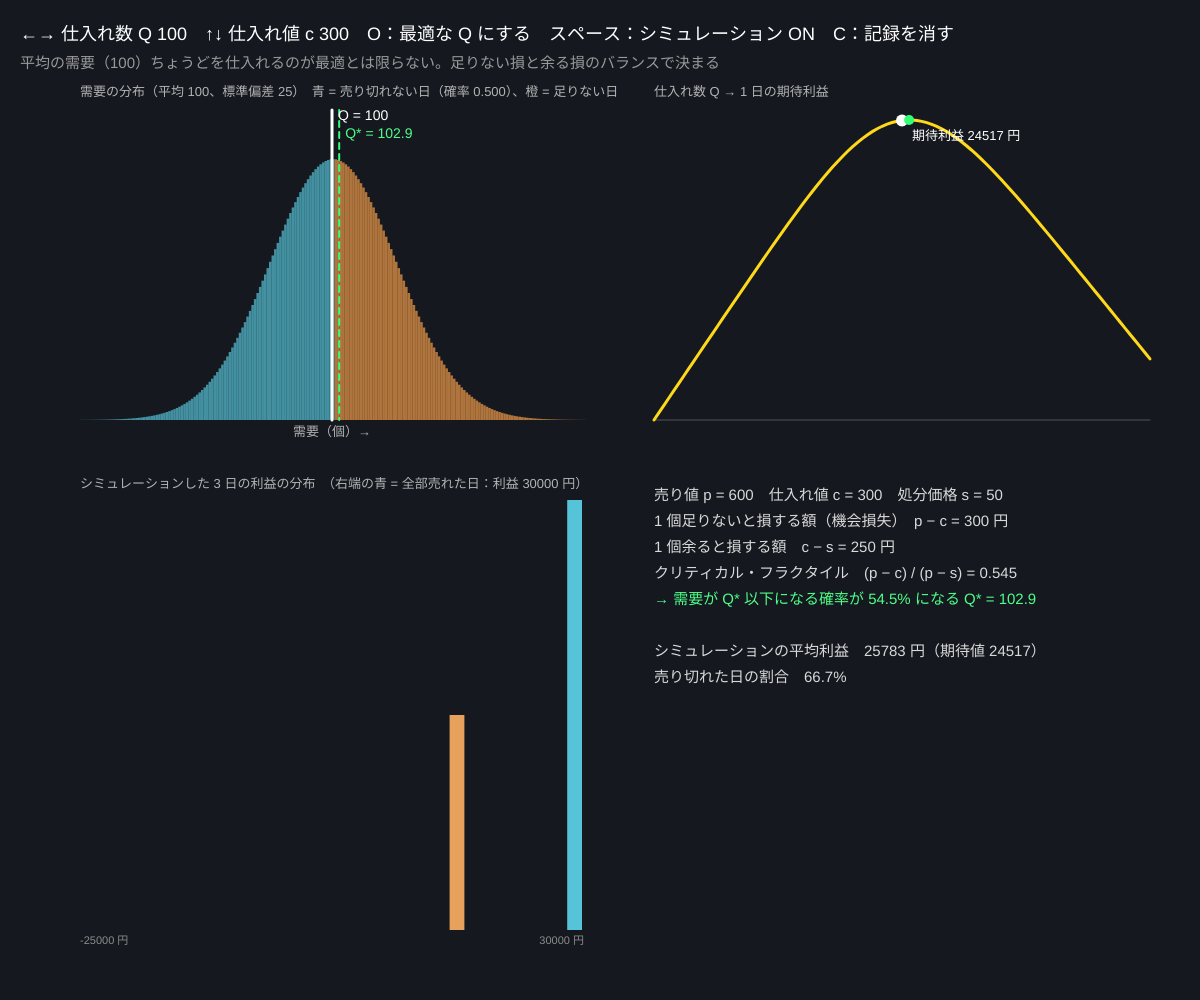
Frame 1 (no input)
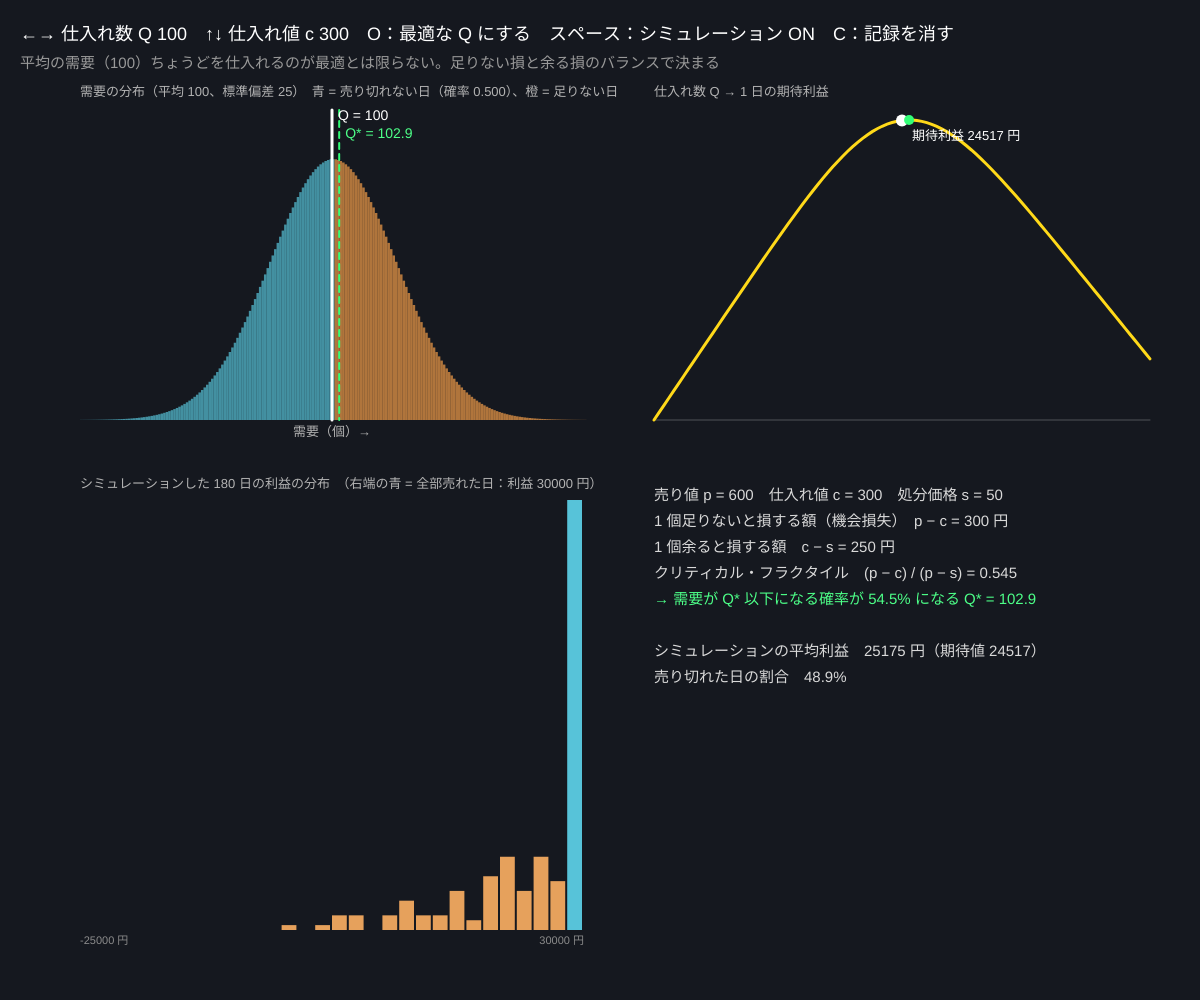
Frame 60 (no input)
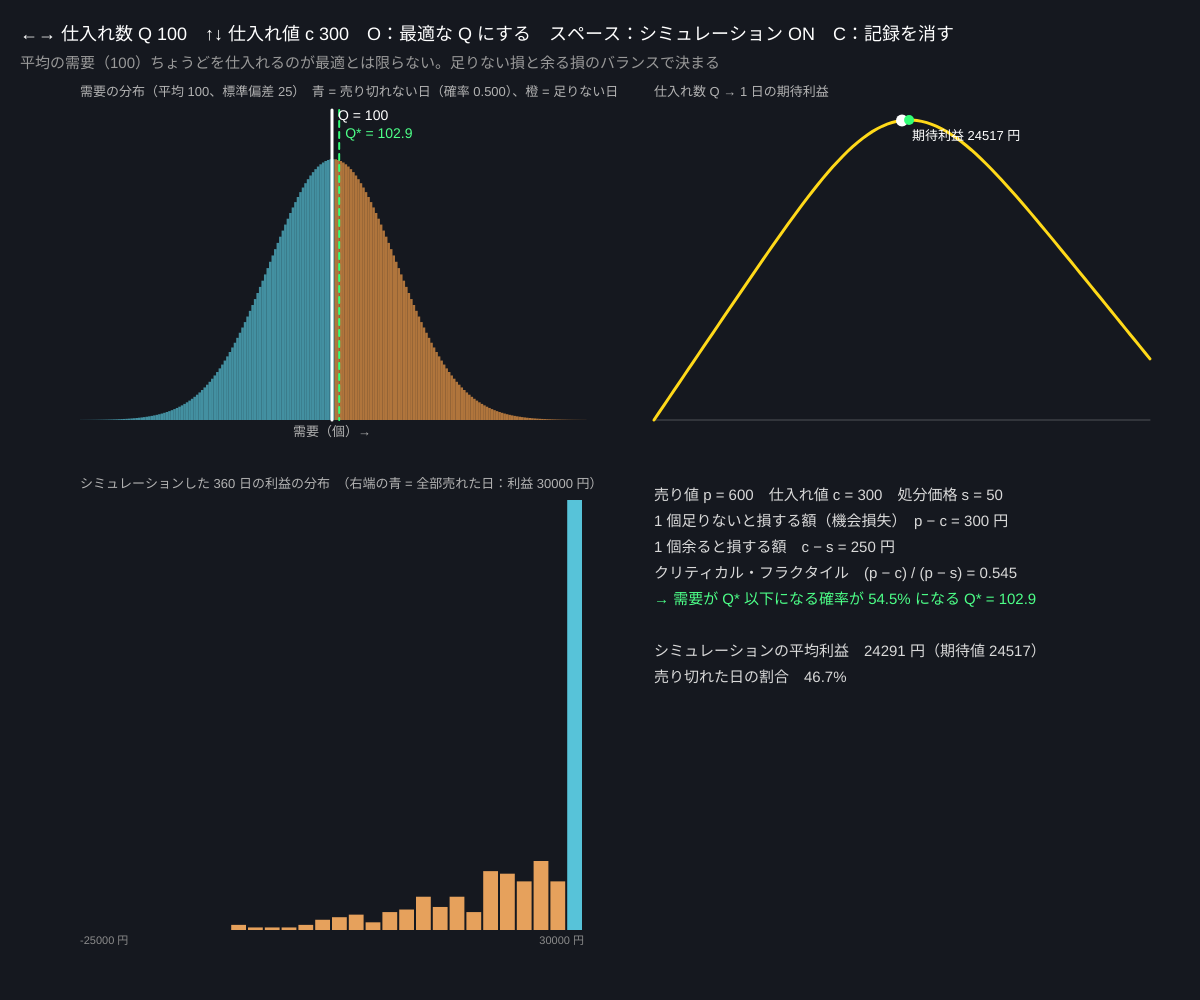
Frame 120 (the mouse pressed at the canvas centre since frame 60)

The p5.js sketch that drew these frames (run headless with seeded random() and noise() and a simulated clock; from frame 60 on, the mouse is pressed at the canvas centre):

// p5.js sketch
// ── sketch.js
// ============================================
// 07 新聞売り子問題 ─ 不確かな需要と発注量
// 明日の弁当を何個仕入れる？ 売れ残りは捨て値、足りなければ売りそこね。需要は毎日ランダム
//   最適な Q は「需要が Q 以下である確率 = (p − c) / (p − s)」を満たす点（クリティカル・フラクタイル）
// ←→ = 仕入れ数 Q / ↑↓ = 仕入れ値 c / O = 最適な Q / スペース = 毎日のシミュレーション ON/OFF / C = 記録を消す
// ============================================

let price = 600;                       // ★ 売り値 p（円）
let cost = 300;                        // ★ 仕入れ値 c（円）
let salvage = 50;                      // ★ 売れ残りの処分価格 s（円）
let mu = 100, sigma = 25;              // ★ 需要の平均と標準偏差（正規分布）
let Q = 100;
let running = true;
let dayLog = [], profitLog = [];       // シミュレーション：需要と利益の記録

function setup() {
  createCanvas(windowWidth, windowHeight);
  colorMode(HSB, 360, 100, 100, 100);
}

function profitOf(q, d) { let sold = min(q, d); return price * sold + salvage * max(0, q - d) - cost * q; }
// ★ 期待利益：需要 d ごとの利益 × その確率 を足す
function expectedProfit(q) {
  let s = 0, tot = 0;
  for (let d = 0; d <= mu + 5 * sigma; d++) { let pr = normPdf(d, mu, sigma); s += pr * profitOf(q, d); tot += pr; }
  return s / tot;
}
function criticalFractile() { return (price - cost) / (price - salvage); }
function optimalQ() { return mu + sigma * invNorm(criticalFractile()); }

function draw() {
  background(225, 30, 12);
  if (running) for (let k = 0; k < 3; k++) {
    let d = max(0, round(mu + sigma * randomGaussian()));
    dayLog.push(d); profitLog.push(profitOf(Q, d));
    if (dayLog.length > 3000) { dayLog.shift(); profitLog.shift(); }
  }
  let cf = criticalFractile(), qOpt = optimalQ();

  // 左上：需要の分布と Q
  let ax = 80, ay = 120, aw = width * 0.42, ah = height * 0.3;
  let dMax = mu + 4 * sigma, pMax = normPdf(mu, mu, sigma) * 1.15;
  let X = d => ax + d / dMax * aw, Y = p => ay + ah - p / pMax * ah;
  noStroke();
  for (let d = 0; d <= dMax; d++) {
    fill(d <= Q ? color(190, 60, 85, 70) : color(30, 70, 95, 70));
    rect(X(d), Y(normPdf(d, mu, sigma)), aw / dMax, ay + ah - Y(normPdf(d, mu, sigma)));
  }
  stroke(0, 0, 100); strokeWeight(3); line(X(Q), ay - 10, X(Q), ay + ah);
  stroke(140, 80, 100); strokeWeight(2); drawingContext.setLineDash([6, 5]); line(X(qOpt), ay - 10, X(qOpt), ay + ah); drawingContext.setLineDash([]);
  noStroke(); fill(0, 0, 100); textSize(14); text('Q = ' + Q, X(Q) + 6, ay);
  fill(140, 70, 100); text('Q* = ' + nf(qOpt, 1, 1), X(qOpt) + 6, ay + 18);
  fill(0, 0, 70); textSize(13);
  text('需要の分布（平均 ' + mu + '、標準偏差 ' + sigma + '）　青 = 売り切れない日（確率 ' + nf(normCdf(Q, mu, sigma), 1, 3) + '）、橙 = 足りない日', ax, ay - 24);
  textAlign(CENTER, TOP); text('需要（個）→', ax + aw / 2, ay + ah + 6); textAlign(LEFT, BASELINE);

  // 右上：期待利益の曲線
  let bx = ax + aw + 70, bw = width - bx - 50;
  let qs = [], eMax = -Infinity, eMin = Infinity;
  for (let q = 0; q <= dMax; q += 2) { let e = expectedProfit(q); qs.push([q, e]); eMax = max(eMax, e); eMin = min(eMin, e); }
  eMin = min(eMin, 0);
  let BX = q => bx + q / dMax * bw, BY = e => ay + ah - (e - eMin) / (eMax - eMin) * ah;
  stroke(0, 0, 100, 25); strokeWeight(1); line(bx, BY(0), bx + bw, BY(0));
  noFill(); stroke(50, 90, 100); strokeWeight(3);
  beginShape(); for (let [q, e] of qs) vertex(BX(q), BY(e)); endShape();
  let eq = expectedProfit(Q);
  noStroke(); fill(0, 0, 100); circle(BX(Q), BY(eq), 12);
  fill(140, 80, 100); circle(BX(qOpt), BY(expectedProfit(qOpt)), 10);
  fill(0, 0, 70); textSize(13); text('仕入れ数 Q → 1 日の期待利益', bx, ay - 24);
  fill(0, 0, 100); text('期待利益 ' + nf(eq, 1, 0) + ' 円', BX(Q) + 10, BY(eq) + 20);

  // 下左：シミュレーションの利益のヒストグラム
  let hx = 80, hy = ay + ah + 80, hw = width * 0.42, hh = height - hy - 70;
  let lo = profitOf(Q, 0), hi = profitOf(Q, Q), nb = 30, cnt = new Array(nb).fill(0);
  for (let p of profitLog) cnt[constrain(floor((p - lo) / max(1, hi - lo) * (nb - 1)), 0, nb - 1)]++;
  let cm = max(1, max(cnt));
  for (let b = 0; b < nb; b++) { let hgt = cnt[b] / cm * hh; fill(b === nb - 1 ? color(190, 60, 85) : color(30, 60, 90)); rect(hx + b * hw / nb, hy + hh - hgt, hw / nb - 2, hgt); }
  fill(0, 0, 70); textSize(13);
  text('シミュレーションした ' + profitLog.length + ' 日の利益の分布　（右端の青 = 全部売れた日：利益 ' + hi + ' 円）', hx, hy - 12);
  textSize(11); fill(0, 0, 55); text(lo + ' 円', hx, hy + hh + 14); textAlign(RIGHT); text(hi + ' 円', hx + hw, hy + hh + 14); textAlign(LEFT);

  // 下右：数字
  let rx = bx, avg = profitLog.length ? profitLog.reduce((a, b) => a + b, 0) / profitLog.length : 0;
  let soldOut = dayLog.filter(d => d >= Q).length;
  fill(0, 0, 100); textSize(16);
  let L = [
    '売り値 p = ' + price + '　仕入れ値 c = ' + cost + '　処分価格 s = ' + salvage,
    '1 個足りないと損する額（機会損失）　p − c = ' + (price - cost) + ' 円',
    '1 個余ると損する額　c − s = ' + (cost - salvage) + ' 円',
    'クリティカル・フラクタイル　(p − c) / (p − s) = ' + nf(cf, 1, 3),
    '→ 需要が Q* 以下になる確率が ' + nf(cf * 100, 1, 1) + '% になる Q* = ' + nf(qOpt, 1, 1),
    '',
    'シミュレーションの平均利益　' + nf(avg, 1, 0) + ' 円（期待値 ' + nf(eq, 1, 0) + '）',
    '売り切れた日の割合　' + (dayLog.length ? nf(100 * soldOut / dayLog.length, 1, 1) : '—') + '%',
  ];
  textSize(15);
  L.forEach((s, i) => { fill(i === 4 ? color(140, 70, 100) : color(0, 0, 85)); text(s, rx, hy + i * 26); });

  fill(0, 0, 100); textSize(18);
  text('←→ 仕入れ数 Q ' + Q + '　↑↓ 仕入れ値 c ' + cost + '　O：最適な Q にする　スペース：シミュレーション ' + (running ? 'ON' : 'OFF') + '　C：記録を消す', 20, 40);
  fill(0, 0, 60); textSize(15);
  text('平均の需要（' + mu + '）ちょうどを仕入れるのが最適とは限らない。足りない損と余る損のバランスで決まる', 20, 68);
}

function keyPressed() {
  if (key === RIGHT_ARROW) { Q = min(250, Q + 2); profitLog = []; dayLog = []; }
  if (key === LEFT_ARROW) { Q = max(0, Q - 2); profitLog = []; dayLog = []; }
  if (key === UP_ARROW) { cost = min(price - 10, cost + 10); profitLog = []; dayLog = []; }
  if (key === DOWN_ARROW) { cost = max(salvage + 10, cost - 10); profitLog = []; dayLog = []; }
  if (key === 'o' || key === 'O') { Q = round(optimalQ()); profitLog = []; dayLog = []; }
  if (key === ' ') running = !running;
  if (key === 'c' || key === 'C') { profitLog = []; dayLog = []; }
}

// ---------- やってみよう ----------
// 1. 仕入れ値 c を上げると Q* は平均より少なく、下げると多くなる。フラクタイルが 0.5 になるのはいつ？
// 2. Q を Q* から ±20 動かすと期待利益はどれくらい下がる？ 曲線の形で説明しよう
// 3. sigma（ばらつき）を 50 にすると Q* と期待利益はどう変わる？「需要予測の精度」の値打ちを考えよう
// 4. 売れ残りを翌日に回せる（パン → ラスク）なら？ salvage を上げてみよう


// ==================================================
// ここから下は「正規分布の道具」
// ==================================================
function normPdf(x, m, s) { return Math.exp(-0.5 * ((x - m) / s) ** 2) / (s * Math.sqrt(2 * Math.PI)); }
function normCdf(x, m, s) { return 0.5 * (1 + erf((x - m) / (s * Math.SQRT2))); }
function erf(x) {   // 近似式（誤差 1e-7 程度）
  let t = 1 / (1 + 0.3275911 * Math.abs(x));
  let y = 1 - (((((1.061405429 * t - 1.453152027) * t) + 1.421413741) * t - 0.284496736) * t + 0.254829592) * t * Math.exp(-x * x);
  return x >= 0 ? y : -y;
}
// 標準正規分布の逆関数（二分法）
function invNorm(p) {
  let lo = -8, hi = 8;
  for (let i = 0; i < 60; i++) { let m = (lo + hi) / 2; if (normCdf(m, 0, 1) < p) lo = m; else hi = m; }
  return (lo + hi) / 2;
}
